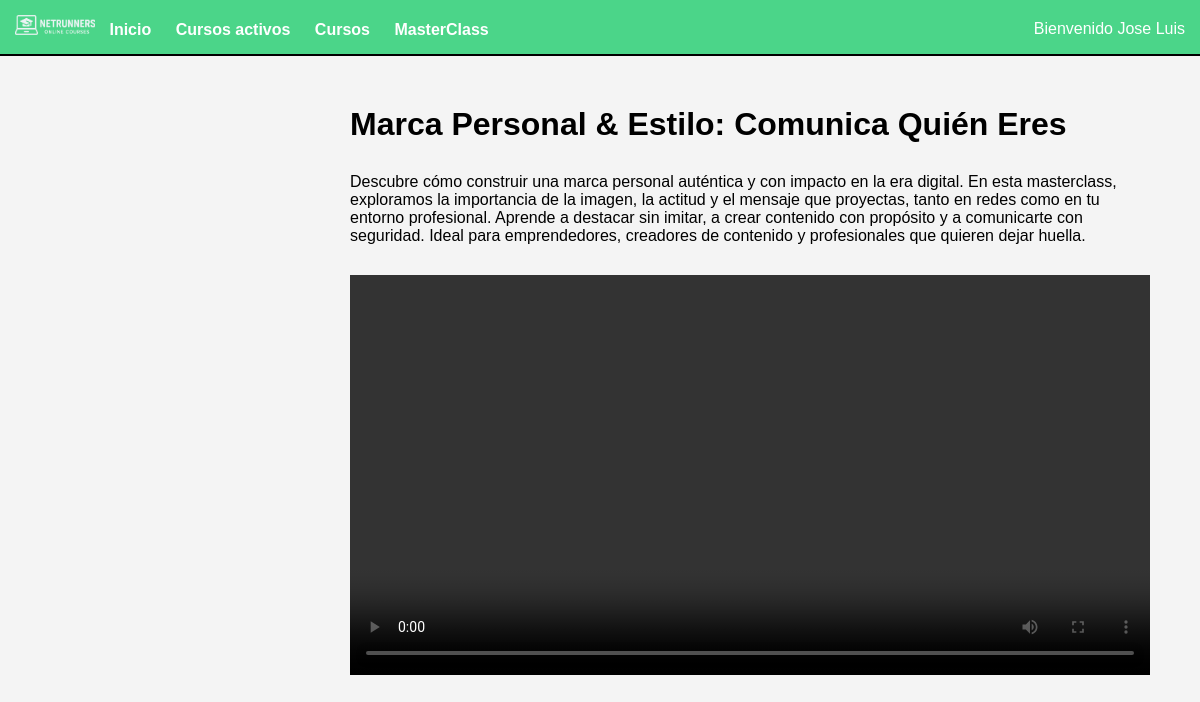
Page /masterclass/pag_master.php?id=1 (signed in) on the committed database.
### tables this page shows
create table clases_maestras(
    id int primary key auto_increment,
    nombre varchar(100),
    descripcion text
);

### masterclass/pag_master.php (the view, shortened to what this page needs)
<?php
    require('../conexion/conexion.php');
    $respuesta=$_GET;
    $consulta_master="SELECT * from clases_maestras where id=".$respuesta['id'];
    $query = $conexion -> query($consulta_master);
    $array = $query -> fetch_assoc();
?>
<!DOCTYPE html>
<html lang="es">
    <head>
        <link rel="stylesheet" href="../estilo/estilos.css">
    </head>
    <body>
        <div class="principal_indice">
            <div class="top_indice">
                <div class="top_indice_enlaces">
                    <img class="indice_logo" src="../imagenes/index/logoVerde.png">
                    <a href="../Index.php">Inicio</a>
                    <a href="../cursos/cursos.php?curso=1">Cursos activos</a>
                    <a href="../cursos/cursos.php">Cursos</a>
                    <a href="">MasterClass</a>
                </div>
                <div class='menu'>
                    <p>Bienvenido <?php echo $_SESSION['name']?></a></p>
                </div>
            </div>
        </div>
        <div class="pag_leccion">
            <div class="descripcion_leccion">
                <h1><?php echo $array['nombre'] ?></h1>
            </div>
            <div class="descripcion_leccion">
                <p><?php echo $array['descripcion'] ?></p>
            </div>
            <video id="video" width="800px" controls>
                <source src="../imagenes/master/videos/<?php echo $array['id'].".mp4"; ?>" type="video/mp4">
            </video>
        </div>
    </body>
</html>

### estilo/estilos.css (style rules this page uses)
* { padding: 0; margin: 0; box-sizing: border-box; }
body, html { margin: 0; padding: 0; box-sizing: border-box; font-family: Arial, sans-serif; background-color: #f4f4f4; }
.principal_indice { display: flex; flex-direction: column; min-height: 55px; }
.top_indice { position: fixed absolute; top: 0; width: 100%; background-color: #4bd589; color: white; padding: 15px; display: flex; justify-content: space-between; border-bottom: 2px solid black; }
.top_indice a, .bottom_indice a { color: white; text-decoration: none; font-weight: bold; padding: 10px; }
.menu { position: relative; top: 5px; display: inline-block; }
img.indice_logo { position: relative; width: 80px; }
.pag_leccion { margin-top: 50px; margin-left: 350px; margin-bottom: 100px; }
.descripcion_leccion { margin-bottom: 30px; width: 800px; }

### rows in the picture
clases_maestras: nombre "Marca Personal & Estilo: Comunica Quién Eres", descripcion "Descubre cómo construir una marca personal auténtica y con impacto en la era digital. En esta masterclass, exploramos la importancia de la imagen, la actitud y el mensaje que proyectas, tanto en redes como en tu entorno profesional. Aprende a destacar sin imitar, a crear contenido con propósito y a comunicarte con seguridad. Ideal para emprendedores, creadores de contenido y profesionales que quieren dejar huella."

### other values in the picture
$_SESSION['name'] "Jose Luis"
